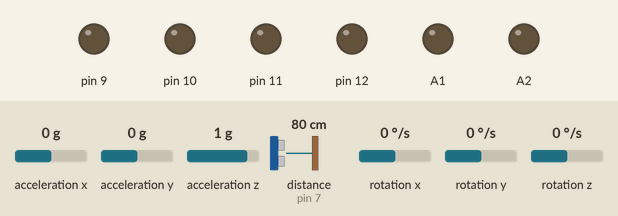
Recording of a sketch running on a simulated Arduino Uno, built with avr-gcc and run on an emulated ATmega328P. Shown: output pins drawn as LEDs (lit = HIGH). Wiring (inferred from the names in the program): MPU-6050 motion sensor at I2C address 0x68. The inputs (shaded band) are chosen by the test bench; at power-on: acceleration x 0 g, acceleration y 0 g, acceleration z 1 g, distance to the obstacle (sensor on pin 7) 80 cm, rotation x 0 °/s, rotation y 0 °/s, rotation z 0 °/s. The echo pulse lasts 58.3 µs per cm; pins used as bus, display or sensor lines are not drawn; what the sketch prints to the serial monitor is not drawn.

Above: at 0.1 s.
At 18.1 s:
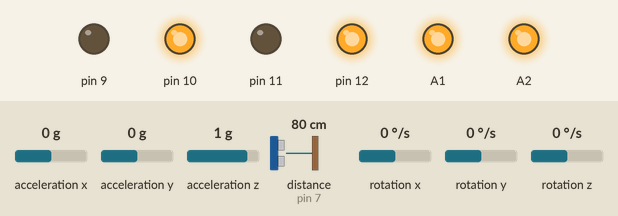
Timing chart, 0 to 19.6 s (numbered marks = the images above):
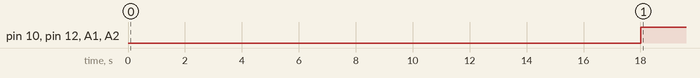

Measured:
- by itself, pin 10, pin 12, A1, A2: LOW → HIGH at 18.0 s

The sketch:

teste.ino
```cpp
#include <Wire.h> //biblioteca para comunicação com MPU6050
#include "SoftwareSerial.h" //biblioteca que emula pinos serial (TX e RX)


#define EXIST_MPU6050 1 //define a existencia do MPU6050

#define EXIST_ACCX (EXIST_MPU6050 && 0)  //define a existencia de printar os valores do acelerometro
#define EXIST_ACCX_FILTRO (EXIST_ACCX && EXIST_FILTRO && 1)  //define a existencia de filtro do acelerometro

#define EXIST_GYROZ (EXIST_MPU6050 && 1) //define a existencia de printar os valores do giroscopio
#define EXIST_GYROZ_FILTRO (EXIST_GYROZ && EXIST_FILTRO && 1) //define a existencia de foltro do giroscopio

#define EXIST_Ultrassonico 1 //define a existencia do sensor ultrassonico.
#define EXIST_Ultrassonico_FILTRO (EXIST_Ultrassonico && EXIST_FILTRO && 1) //define a existencia do filtro para sensor ultrassonico.

#define EXIST_MOTOR (EXIST_Ultrassonico && 1) //define a existencia dos motores

#define EXIST_FILTRO 1 //define a existencia de filtro
#define EXIST_COMPARACAO (!EXIST_FILTRO || 0)  //define a existencia de comparação entre os valores do filtro

#define EXIST_BLUE_VEL 0 //define a existencia do modulo bluetooth

#define EXIST_AJUSTE_GRAFICO 0 //ajusta o grafico do serial plotter para uma melhor visualização


/*******************************************************************/
#if EXIST_MPU6050
//biblioteca do MPU6050:
const uint8_t IMUAddress = 0x68;
const uint8_t I2C_TIMEOUT = 1000;
uint8_t i2cWrite(uint8_t registerAddress, uint8_t data, bool sendStop){
  return i2cWrite(registerAddress, &data, 1, sendStop);
}
uint8_t i2cWrite(uint8_t registerAddress, uint8_t *data, uint8_t length, bool sendStop){
  Wire.beginTransmission(IMUAddress);
  Wire.write(registerAddress);
  Wire.write(data, length);
  uint8_t rcode = Wire.endTransmission(sendStop);
  if(rcode){
    Serial.print(F("i2cWrite Failed: "));
    Serial.println(rcode);
  }
  return rcode;
}
uint8_t i2cRead(uint8_t registerAddress, uint8_t *data, uint8_t nbytes){
  uint32_t timeOutTimer;
  Wire.beginTransmission(IMUAddress);
  Wire.write(registerAddress);
  uint8_t rcode = Wire.endTransmission(false);
  if(rcode){
    Serial.print(F("i2cRead Failed: "));
    Serial.println(rcode);
    return rcode;
  }
  Wire.requestFrom(IMUAddress, nbytes, (uint8_t)true);
  for(uint8_t i = 0; i< nbytes; i++){
    if(Wire.available())
      data[i]=Wire.read();
    else{
      timeOutTimer = micros();
      while(((micros() - timeOutTimer) < I2C_TIMEOUT) && !Wire.available());
      if(Wire.available())
        data[i] = Wire.read();
      else{
        Serial.println(F("i2cRead timeout"));
        return 5;
      }
    }
  }
  return 0;
}
uint8_t i2c_data[14]; //configuração do mpu6050
#endif
//Fim da biblioteca do MPU6050
/*******************************************************************/

#define MEDIA_PARA_CHAO 300  //media para zerar o sinal do acelerometro
#define MEDIA_PARA_GIRO 3000 //media para zerar o angulo do giroscopio

#define NUMERO_FILTROS_ULTRA 1  //numero de filtros do sensor ultrasonico
#define NUMERO_FILTROS_GIRO 2  //numero de filtros do giroscopio
#define NUMERO_FILTROS_ACEL 1  //numero de filtros do acelerometro

#define INTERVALO_MEDIA_ULTRA 50 //intervalo de valores da media movel (filtro)
#define INTERVALO_MEDIA_GIRO 100 //intervalo de valores da media movel (filtro)
#define INTERVALO_MEDIA_ACEL 100 //intervalo de valores da media movel (filtro)

#define DISTANCIA_PARA 5 //distancia minima (em cm) para o carro parar

#define TEMPO_AJUSTE_MEDIA 2000 //tempo para a media movel se ajustar
#define TEMPO_PARADO 2000 //tempo do carro parado antes de fazer algum movimento

//**********************************************************

#define ECHO 7 //define o pino echo do sensor ultrassonico
#define TRIG 8 //define o pino trig do sensor ultrassonico

#define MD_1 12 //define o pino 1 de controle do motor direito
#define MD_2 11 //define o pino 2 de controle do motor direito
#define PWM_D A1 //define o pino de controle pwm do motor esquerdo

#define ME_1 10 //define o pino 1 de controle do motor esquerdo
#define ME_2 9 //define o pino 2 de controle do motor esquerdo
#define PWM_E A2 //define o pino de controle pwm do motor direito

//**********************************************************

#if EXIST_BLUE_VEL
SoftwareSerial bluetooth(5, 6); //define os pinos TX, RX do bluetooth
char msg_blue; //recebe os dados do bluetooth
#endif

#if EXIST_Ultrassonico
float tempoEcho = 0;  //armazena o tempo de pulso sonoro do sensor
float distancia;  //distancia vinda do sensor ultrassonico em cm
const float velocidadeSom = 0.00034029; //velocidade do som em metros/microsegundo
#endif

#if EXIST_ACCX
double accX;  //armazena a aceleração no eixo x
double ref_chao_accX; //armazena o valor de referencia do acelerometro
#endif

#if EXIST_GYROZ
double gyroX; //armazenam os angulos brutos do giroscopio
double gyroXoffset; //armazena o valor excedente de referencia do giroscopio
double angleX, angulo_x; //armazenam os angulos do giroscopio depois de tratado
double angulo_zero; //armazena o valor de referencia (0) do giroscopio
float interval; //armazena a variação do angulo em um determinado tempo
long preInterval; // tempo de variação do angulo do giroscopio
#endif

#if EXIST_MOTOR
bool trava_angulo = true; //trava para definir um angulo inicial
bool trava_volta = true;  //trava feita para fazer o carro girar
bool trava_deteccao = false; //trava para fazer a media movel se ajustar
#endif

bool trava_chao = true; //trava para fazer o ajuste de referencia dos sinais do mpu6050
bool trava_inicio = true; //trava para fazer o modulo bluetooth e decção funcionarem
bool trava_ajuste_pwm = false; //trava para ajustar o pwm
int vel_max = 255; //velocidade maxima defull dos motores
String dados_print = ""; //armazena os dados que serão printados no monitor serial

//%%%%%%%%%%%%%%%%%%%%%%%%%%%%%%%%%%%%%%%%%%%%%%%%%%%%%%%%%%%%%%%%%%%%%%%%%%%%%%%%%%%%%%
// inicio da classe responsavel por aplicar os filtros
#if EXIST_FILTRO
class Filtro {
  float** sinal;
  int intervalo_media_m;
  int numero_filtros;
 public:
  Filtro(int intervalo_media, int numero){
    intervalo_media_m = intervalo_media;
    numero_filtros = numero;
    sinal = new float*[numero_filtros];

    for (int i = 0; i < numero_filtros; i++) {
      sinal[i] = new float[intervalo_media_m];
      memset(sinal[i], 0, sizeof(float) * intervalo_media_m);
    }
  }

  ~Filtro() {
    for (int i = 0; i < numero_filtros; i++) {
      delete[] sinal[i];
    }
    delete[] sinal;
  }

  float filtro_media_movel(float sinal_) {
    float k = 0;
    for (int i = 0; i < numero_filtros; i++) {
    for (int x = intervalo_media_m - 1; x > 0; x--) {
      sinal[i][x] = sinal[i][x - 1];
    }
    sinal[i][0] = sinal_;
    k = 0;
    for (int x = 0; x < intervalo_media_m; x++) {
      k += sinal[i][x];
    }
    }
    return k / intervalo_media_m;

  }
};
#if EXIST_GYROZ_FILTRO
Filtro MPU6050_giro(INTERVALO_MEDIA_GIRO, NUMERO_FILTROS_GIRO);
#endif
#if EXIST_ACCX_FILTRO
Filtro MPU6050_acel(INTERVALO_MEDIA_ACEL, NUMERO_FILTROS_ACEL);
#endif
#if EXIST_Ultrassonico_FILTRO
Filtro Sensor_ultra(INTERVALO_MEDIA_ULTRA, NUMERO_FILTROS_ULTRA);
#endif
#endif
//%%%%%%%%%%%%%%%%%%%%%%%%%%%%%%%%%%%%%%%%%%%%%%%%%%%%%%%%%%%%%%%%%%%%%%%%%%%%%%%%%%%%%%
//%%%%%%%%%%%%%%%%%%%%%%%%%%%%%%%%%%%%%%%%%%%%%%%%%%%%%%%%%%%%%%%%%%%%%%%%%%%%%%%%%%%%%%

// inicio da classe responsavel pela rotação dos motores
#if EXIST_MOTOR
class Motores {
  int pin_m1;
  int pin_m2;
  int pin_pwm;
 public:
  Motores(const int pwm, int m1, int m2){
  pin_m1 = m1;
  pin_m2 = m2;
  pin_pwm = pwm;
  pinMode(pin_m1, OUTPUT);
  pinMode(pin_m2, OUTPUT);
  pinMode(pin_pwm, OUTPUT);
  }

  void frente(int pwm) {
  analogWrite(pin_pwm,pwm);
  digitalWrite(pin_m1,HIGH);
  digitalWrite(pin_m2,LOW);
  }

  void tras(int pwm) {
  analogWrite(pin_pwm,pwm);
  digitalWrite(pin_m1,LOW);
  digitalWrite(pin_m2,HIGH);
  }

  void para() {
  analogWrite(pin_pwm,0);
  digitalWrite(pin_m1,LOW);
  digitalWrite(pin_m2,LOW);
  }
};

Motores motor_d(PWM_D, MD_1, MD_2);
Motores motor_e(PWM_E, ME_1, ME_2);

#endif
//%%%%%%%%%%%%%%%%%%%%%%%%%%%%%%%%%%%%%%%%%%%%%%%%%%%%%%%%%%%%%%%%%%%%%%%%%%%%%%%%%%%%%%
//%%%%%%%%%%%%%%%%%%%%%%%%%%%%%%%%%%%%%%%%%%%%%%%%%%%%%%%%%%%%%%%%%%%%%%%%%%%%%%%%%%%%%%
// inicio da classe responsavel por contar a variação de tempo em um determinado intervalo

class Contador_tempo {
  unsigned long intervalo;
  unsigned long ultima_atualizacao;
  bool trava_chamado;

public:
  Contador_tempo(unsigned long intervalo_ms){
    intervalo = intervalo_ms;
    trava_chamado = true;
  }

  bool atingiu_tempo() {
    unsigned long tempo_atual = millis();
    if(trava_chamado){
      ultima_atualizacao = tempo_atual;
      trava_chamado = false;
    }
    if(tempo_atual - ultima_atualizacao >= intervalo){
      trava_chamado = true;
      return true;
    }
    return false;
  }
};

Contador_tempo ajuste_media_movel(TEMPO_AJUSTE_MEDIA);
Contador_tempo parado(TEMPO_PARADO);

//%%%%%%%%%%%%%%%%%%%%%%%%%%%%%%%%%%%%%%%%%%%%%%%%%%%%%%%%%%%%%%%%%%%%%%%%%%%%%%%%%%%%%%
//%%%%%%%%%%%%%%%%%%%%%%%%%%%%%%%%%%%%%%%%%%%%%%%%%%%%%%%%%%%%%%%%%%%%%%%%%%%%%%%%%%%%%%
/*******************************************************************/
void setup() {

  Serial.begin(115200);

  #if EXIST_BLUE_VEL
  bluetooth.begin(9600);
  trava_ajuste_pwm = true;
  trava_inicio = false;
  #endif

  #if EXIST_MPU6050
  Wire.begin();
  Wire.setClock(4000000UL);
  i2c_data[0] = 7;
  for(int i = 1; i<4; i++){
    i2c_data[i] = 0x00;
  }
  while(i2cWrite(0x19, i2c_data, 4, false));
  while(i2cWrite(0x6B, 0x01, true));
  while(i2cRead(0x75, i2c_data, 1));
  if(i2c_data[0]!= 0x68){
    Serial.print("Erro. Placa desconhecida!\n");
    while(1){
      Serial.println("Erro. Conecte a MPU6050 no barramento I2C.\n");
    }
  }
  delay(100);
  #endif

  #if EXIST_Ultrassonico
  pinMode(ECHO, INPUT);
  pinMode(TRIG, OUTPUT);
  digitalWrite(TRIG, LOW);
  #endif
}
//**********************************************************************************
//$$$$$$$$$$$$$$$$$$$$$$$$$$$$$$$$$$$$$$$$$$$$$$$$$$$$$$$$$$$$$$$$$$$$$$$$$$$$$$$$$$$$$$$$$$$$
void loop() {
  if(trava_ajuste_pwm){
    #if EXIST_BLUE_VEL
    Ajuste_pwm_max();
    #endif
  }else{

    #if EXIST_MPU6050
    if(trava_chao){
      Call_ref_chao();
      trava_chao = false;
    }
    #endif

    #if EXIST_BLUE_VEL
    Restaura_ajuste_pwm();
    #endif

    #if EXIST_ACCX
    Acelerometro();
    #endif

    #if EXIST_GYROZ
    Giroscopio();
    #endif

    #if EXIST_Ultrassonico
    Distancia_Sensor();
    #endif

    #if EXIST_MOTOR
    if(trava_deteccao){
      Deteccao();
    }
    if(ajuste_media_movel.atingiu_tempo()){
      trava_deteccao = true;
    }
    #endif

    Prints();

  }
}

//$$$$$$$$$$$$$$$$$$$$$$$$$$$$$$$$$$$$$$$$$$$$$$$$$$$$$$$$$$$$$$$$$$$$$$$$$$$$$$$$$$$$$$$$$$$$
//**********************************************************************************
#if EXIST_BLUE_VEL
void Restaura_ajuste_pwm(){
  if (bluetooth.available()) {
    msg_blue = bluetooth.read();
    if(msg_blue == 'B'){
      #if EXIST_MOTOR
      motor_d.para();
      motor_e.para();
      #endif
      bluetooth.println("redefinindo o PWM maximo");
      trava_ajuste_pwm = 0;
    }
  }
}
//----------------------------------------------------------------------------------
void Ajuste_pwm_max(){
  if (bluetooth.available()) {
    msg_blue = bluetooth.read();
    if(msg_blue == 'A'){
      trava_ajuste_pwm = false;
      trava_inicio = false;
      #if EXIST_MOTOR
      motor_d.para();
      motor_e.para();
      #endif
      bluetooth.print("PWM maximo definido de: ");
      bluetooth.println(String(vel_max));
    }else{
      if(msg_blue == '1'){
        if(vel_max < 255){
          vel_max = vel_max + 1;
        }
        msg_blue = 0;
      }else if (msg_blue == '2'){
        if(vel_max > 0){
          vel_max = vel_max - 1;
        }
        msg_blue = 0;
      }else if (msg_blue == '3'){
        if(vel_max < 245){
          vel_max = vel_max + 10;
        }
        msg_blue = 0;
      }else if (msg_blue == '4'){
        if(vel_max > 10){
          vel_max = vel_max - 10;
        }
        msg_blue = 0;
      }
      bluetooth.print("PWM =: ");
      bluetooth.println(String(vel_max));
      #if EXIST_MOTOR
      motor_d.frente(vel_max);
      motor_e.frente(vel_max);
      #endif
    }
  }
}
#endif
//**********************************************************************************
//**********************************************************************************

void Call_ref_chao(){

  #if EXIST_ACCX
  double zc_x = 0;
  double zcx = 0;
  for (int x = 0; x < MEDIA_PARA_CHAO; x++) {
    while(i2cRead(0x3B, i2c_data, 14));
      zc_x = (int16_t) ((i2c_data[0] << 8) | i2c_data[1]);
      zcx = zcx + zc_x;
  }
  ref_chao_accX = zcx / MEDIA_PARA_CHAO;
  #endif

  #if EXIST_GYROZ
  double zgx = 0;
  double x = 0;
  preInterval = millis();
  for(int i = 0; i < MEDIA_PARA_GIRO; i++){
    if(i % 1000 == 0){
      Serial.println("...");
      #if EXIST_BLUE_VEL
      bluetooth.println("...");
      #endif
    }
    while(i2cRead(0x3B, i2c_data, 14));
      zgx = (int16_t) ((i2c_data[8] << 8) | i2c_data[9]);
      x += ((float)zgx) / 131.0;
      gyroXoffset = x/MEDIA_PARA_GIRO;
  }
  Serial.println("Concluido");
  #if EXIST_BLUE_VEL
  bluetooth.println("Concluido");
  #endif
  #endif
}
//**********************************************************************************
//**********************************************************************************

#if EXIST_ACCX
void Acelerometro(){
  double zc_x = 0;
  double zcx = 0;
  while(i2cRead(0x3B, i2c_data, 14));
    zc_x = (int16_t) ((i2c_data[0] << 8) | i2c_data[1]);
    accX =  zc_x - ref_chao_accX;
  accX = accX / 16383.5;
  accX = accX * 9.8;
  #if EXIST_COMPARACAO
  dados_print += String(accX);
  dados_print += "\t";
  #endif
  #if EXIST_ACCX_FILTRO
  accX =  MPU6050_acel.filtro_media_movel(accX);
  dados_print += String(accX);
  dados_print += "\t";
  #endif
}
#endif
//**********************************************************************************
//**********************************************************************************

#if EXIST_GYROZ
void Giroscopio(){
  while(i2cRead(0x3B, i2c_data, 14));
    gyroX = (int16_t) ((i2c_data[8] << 8) | i2c_data[9]);
    gyroX= gyroX/131.0;

  gyroX -= gyroXoffset;
  interval = (millis() - preInterval) * 0.001;
  angleX = (angleX + gyroX * interval);
  angulo_x = angleX;
  preInterval = millis();

  #if EXIST_COMPARACAO
  dados_print += String(angleX);
  dados_print += "\t";
  #endif

  #if EXIST_GYROZ_FILTRO
  angulo_x = MPU6050_giro.filtro_media_movel(angleX);
  dados_print += String(angulo_x);
  dados_print += "\t";
  #endif

}
#endif
//**********************************************************************************
//**********************************************************************************

#if EXIST_Ultrassonico
void Distancia_Sensor(){
  digitalWrite(TRIG, HIGH);
  delayMicroseconds(10);
  digitalWrite(TRIG, LOW);
  tempoEcho = pulseIn(ECHO, HIGH);
  distancia = Calcula_Distancia(tempoEcho)*100;
  #if EXIST_COMPARACAO
  dados_print += String(distancia);
  dados_print += "\t";
  #endif
  #if EXIST_Ultrassonico_FILTRO
  distancia = Sensor_ultra.filtro_media_movel(distancia);
  dados_print += String(distancia);
  dados_print += "\t";
  #endif
}
//----------------------------------------------------------------------------------
float Calcula_Distancia(float tempoMicrossegundos){
  return((tempoMicrossegundos*velocidadeSom)/2); // velocidade do som em m/microssegundo
}
#endif
//**********************************************************************************
//**********************************************************************************

#if EXIST_MOTOR
void Deteccao(){
  #if EXIST_BLUE_VEL
  if (bluetooth.available()) {
    msg_blue = bluetooth.read();
    if(msg_blue == 'C'){
      trava_inicio = true;
    }
  }
  #endif
  if(trava_inicio){
    if(distancia < DISTANCIA_PARA){
      if(trava_volta){
        motor_d.para();
        motor_e.para();
        dados_print += "parado";
        dados_print += "\t";
        trava_volta = false;
      }
      if(parado.atingiu_tempo()){
        motor_d.tras(vel_max);
        motor_e.tras(vel_max);
        dados_print += "ré";
        dados_print += "\t";
      }
    }else{
      if(trava_volta){
        motor_d.frente(vel_max);
        motor_e.frente(vel_max);
        dados_print += "andando";
        dados_print += "\t";
      }else{
        if(trava_angulo){
          angulo_zero = angulo_x;
          trava_angulo = false;
        }
        if(abs(angulo_x-angulo_zero) < 180){
          motor_d.frente(vel_max);
          motor_e.tras(vel_max);
          dados_print += "girando";
          dados_print += "\t";
        }else{
          motor_d.para();
          motor_e.para();
          dados_print += "parado";
          dados_print += "\t";
          delay(200);
          trava_angulo = true;
          trava_volta = true;
        }
      }
    }
  }
}
#endif
//**********************************************************************************
//**********************************************************************************

void Prints(){
  #if EXIST_AJUSTE_GRAFICO
  dados_print += String(50);
  dados_print += "\t";
  dados_print += String(0);
  dados_print += "\t";
  dados_print += String(-50);
  dados_print += "\t";
  #endif

  Serial.println(dados_print);

  #if EXIST_BLUE_VEL
  bluetooth.println(dados_print);
  #endif

  dados_print = " ";

}
```
